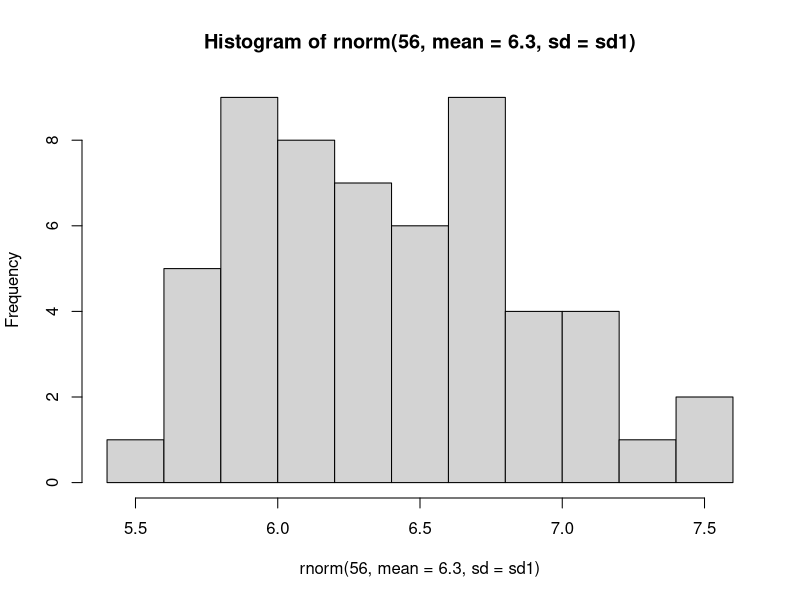
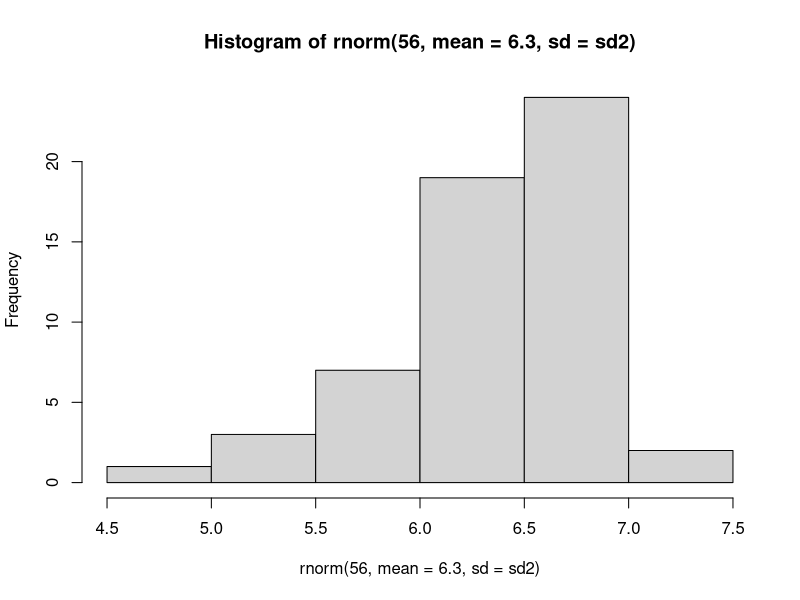
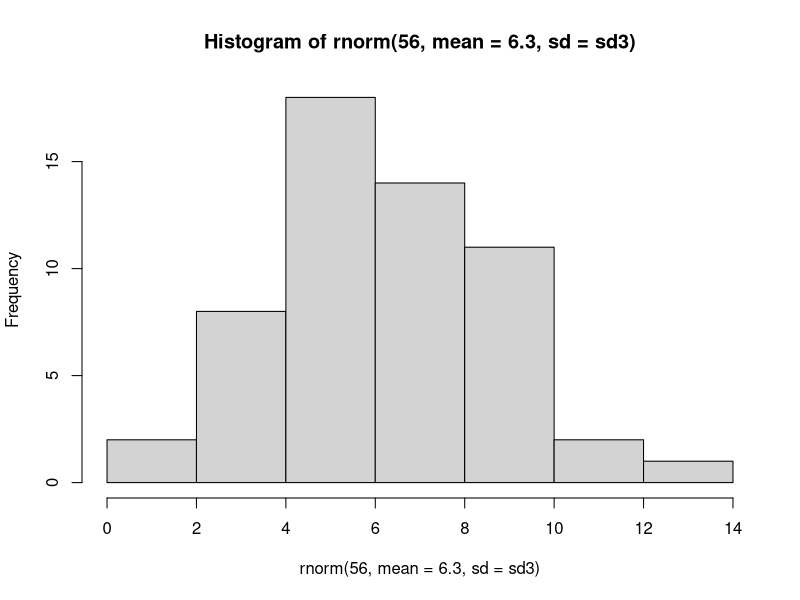
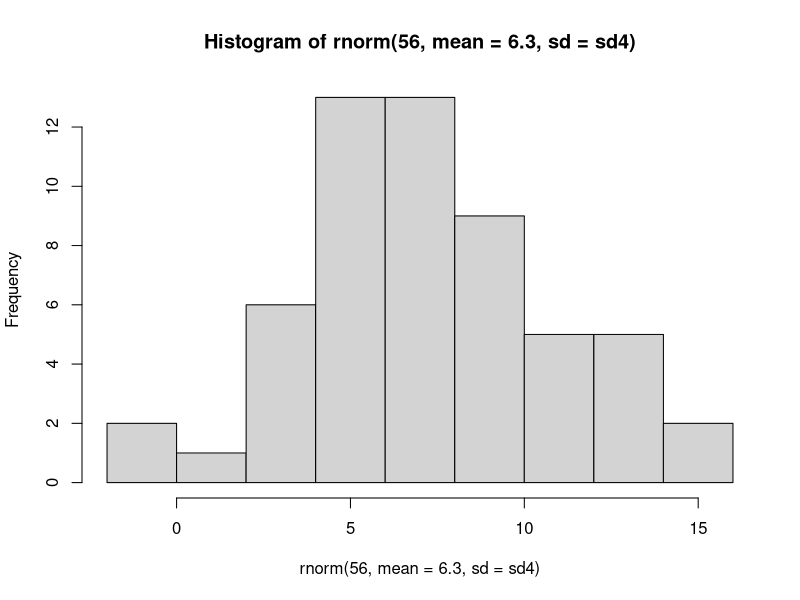
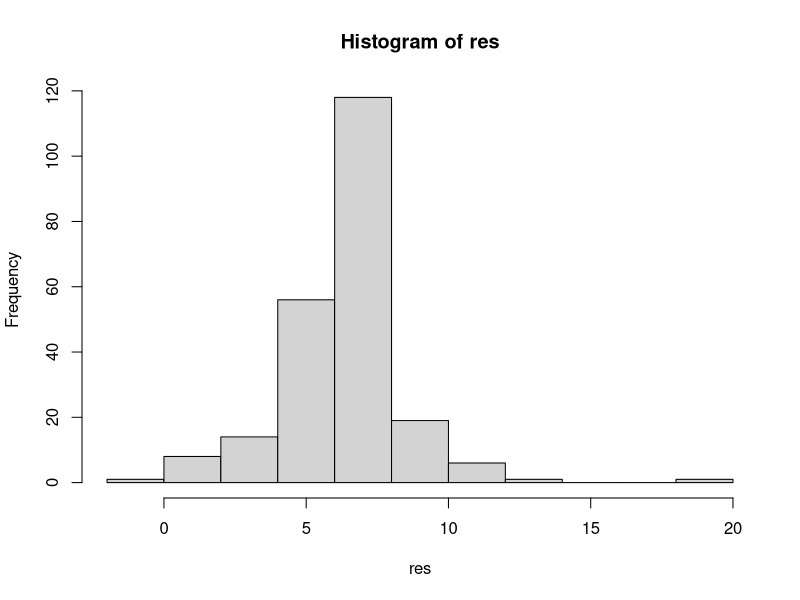
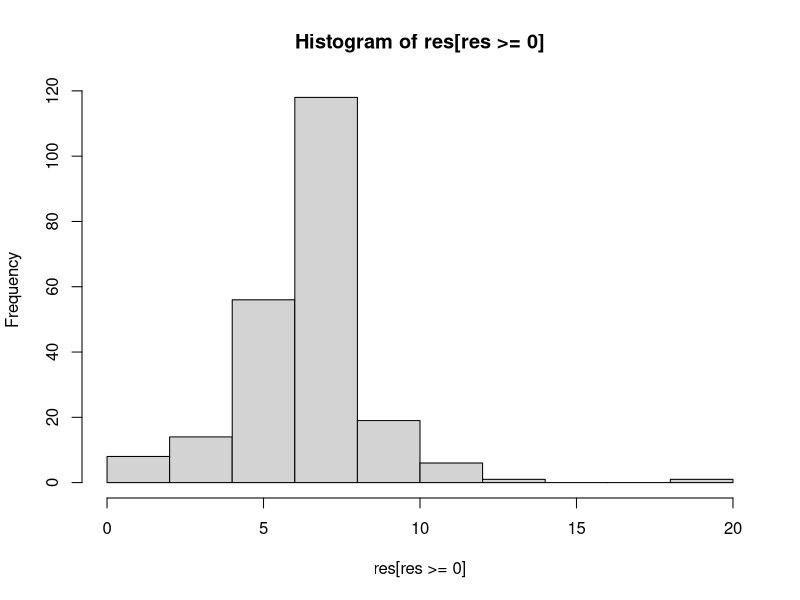
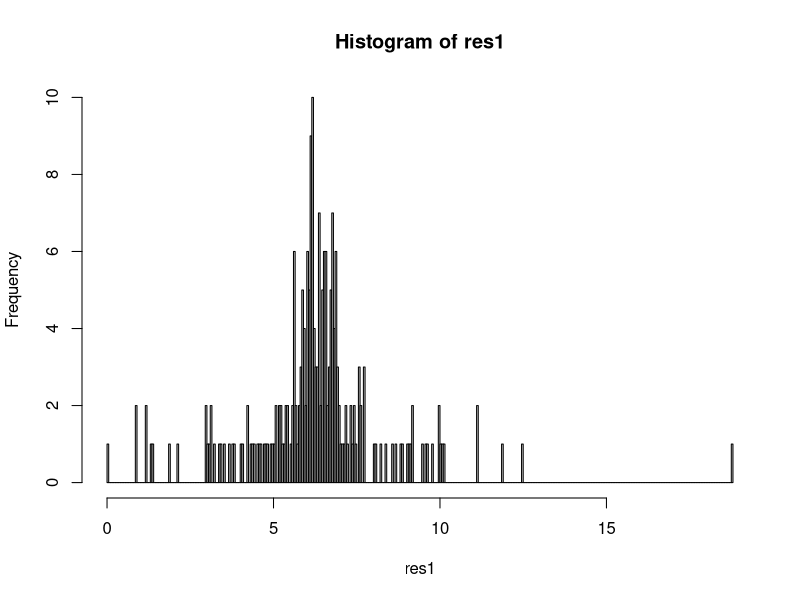
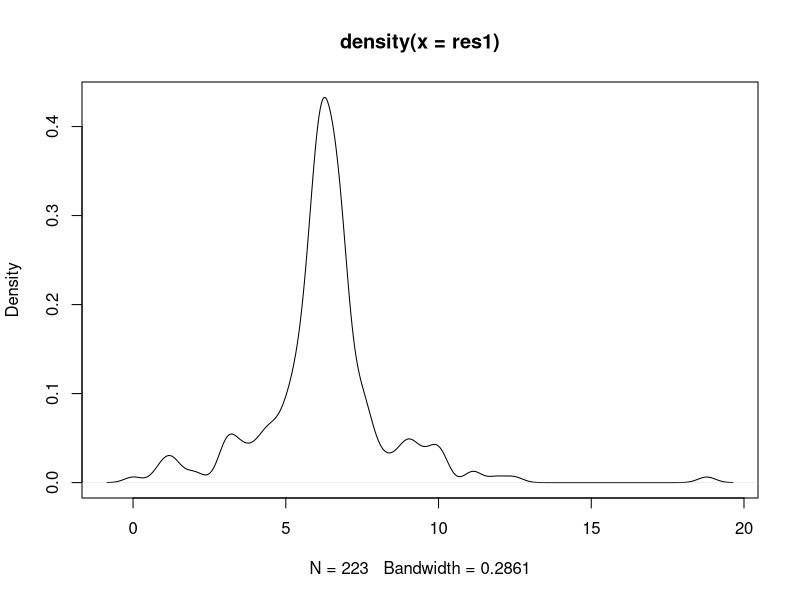

R code for these plots, in order:
data<-read.csv("incubation.csv",header=F)
data<-t(data)
colnames(data)<-data[1,1:7]
labels<-colnames(data)
data<-data[2:6,2:7]
dat<-as.numeric(data[,])
dat<-as.data.frame(matrix(dat,ncol=6))
colnames(dat)<-labels[2:7]

# for 1 ...
sd1<-(7.3-6.3)/1.96
hist(rnorm(56,mean=6.3,sd=sd1))
sd2<-(8-6.2)/4
hist(rnorm(56,mean=6.3,sd=sd2))
sd3<-(21-12)/4
hist(rnorm(56,mean=6.3,sd=sd3))
sd4<-(21-6.3)/4
hist(rnorm(56,mean=6.3,sd=sd4))

f1<-(rnorm(56,mean=6.3,sd=sd1))
f2<-(rnorm(56,mean=6.3,sd=sd2))
f3<-(rnorm(56,mean=6.3,sd=sd3))
f4<-(rnorm(56,mean=6.3,sd=sd4))

res<-c(f1,f2,f3,f4)
hist(res)
hist(res[res >= 0])
res1<-(res[res >= 0])
hist(res1,breaks=500)
plot(density(res1))
plot(ecdf(res1))
z.norm<-(res1-mean(res1))/sd(res1) ## standardized data
qqnorm(z.norm) ## drawing the QQplot
abline(0,1) ## drawing a 45-degree reference line
res2<-as.matrix(res1,nrow=1)
library(fitdistrplus)
## Fit a log-normal distribution to the 50 random data set
# flnorm <- apply(res2, 2,  fitdist, "lnorm")
lnfit<-fitdist(res1,distr="lnorm")
## Plot the results 
lnfit$aic
summary(lnfit)
#plot(flnorm[[1]])
plot(lnfit)

gamfit<-fitdist(res1,distr="gamma")
## Plot the results 
gamfit$aic
summary(gamfit)
plot(gamfit)

nfit<-fitdist(res1,distr="norm")
## Plot the results 
nfit$aic
summary(nfit)
plot(nfit)

samples<-(rgamma(100,shape=gamfit$estimate[1],rate=gamfit$estimate[2]))
hist(samples)
